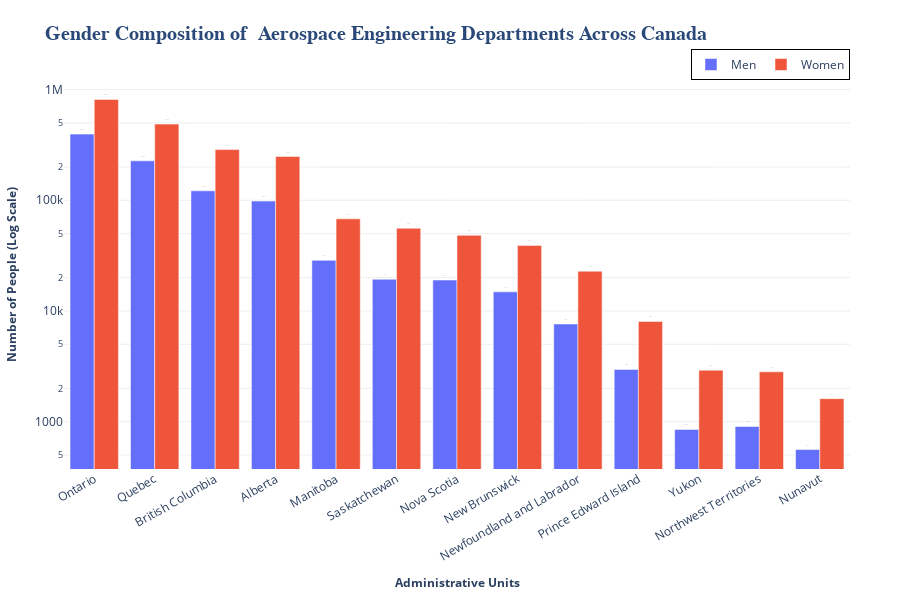

The code cell stored with this chart in its notebook:
### Code cell
fig = px.bar(
    industry,
    x="GEO",
    y="COUNT",
    color="GENDER",
    barmode="group",
    log_y=True,
    template="plotly_white",
    hover_name="GEO",
    hover_data={"GENDER":False,"GEO":False},
)

fig.update_layout(xaxis={"categoryorder": "total descending"})

fig.update_layout(
    xaxis_tickangle=-30,
    xaxis=dict(
        categoryorder="total descending",
        tickangle=-30,
        title="<b>Administrative Units</b>",
        tickfont=dict(size=12),
        title_font=dict(size=12 ),
    ),
    yaxis=dict(
        title="<b>Number of People (Log Scale)</b>",
        tickfont=dict(size=12),
        title_font=dict(size=12),
        showgrid=True,
        gridcolor="rgba(200, 200, 200, 0.3)",
    ),
    height=600,
    margin=dict(l=50, r=50, t=80, b=100),
)

# update Tile
fig.update_layout(
    title=dict(
        text="<b>Gender Composition of  Aerospace Engineering Departments Across Canada</b>",
        font=dict(size=20, family="Arial", color="#2a4978"),
    )
)
fig.update_layout(
    legend=dict(
        orientation="h",
        title=None,
        y=1,
        x=1,
        xanchor="right",
        yanchor="bottom",
    ),
    legend_bordercolor="black",
    legend_borderwidth=1,
)
fig.update_traces(
    textfont_size=1,
    textangle=0,
    textposition="outside",
    cliponaxis=False,
    texttemplate="%{y:.2s}", 
)

fig

### Figure 1 — Plotly figure (JSON) as saved in the notebook; plotly's stock layout.template omitted (floating-point values rounded to 4 significant figures)
{"data": [{"alignmentgroup": "True", "cliponaxis": false, "customdata": [["Men"], ["Men"], ["Men"], ["Men"], ["Men"], ["Men"], ["Men"], ["Men"], ["Men"], ["Men"], ["Men"], ["Men"], ["Men"]], "hovertemplate": "<b>%{hovertext}</b><br><br>COUNT=%{y}<extra></extra>", "hovertext": ["Alberta", "British Columbia", "Manitoba", "New Brunswick", "Newfoundland and Labrador", "Northwest Territories", "Nova Scotia", "Nunavut", "Ontario", "Prince Edward Island", "Quebec", "Saskatchewan", "Yukon"], "legendgroup": "Men", "marker": {"color": "#636efa", "pattern": {"shape": ""}}, "name": "Men", "offsetgroup": "Men", "orientation": "v", "showlegend": true, "textangle": 0, "textfont": {"size": 1}, "textposition": "outside", "texttemplate": "%{y:.2s}", "type": "bar", "x": ["Alberta", "British Columbia", "Manitoba", "New Brunswick", "Newfoundland and Labrador", "Northwest Territories", "Nova Scotia", "Nunavut", "Ontario", "Prince Edward Island", "Quebec", "Saskatchewan", "Yukon"], "xaxis": "x", "y": [98320, 121755, 28670, 14880, 7625, 905, 19025, 560, 396015, 2965, 227215, 19345, 850], "yaxis": "y"}, {"alignmentgroup": "True", "cliponaxis": false, "customdata": [["Women"], ["Women"], ["Women"], ["Women"], ["Women"], ["Women"], ["Women"], ["Women"], ["Women"], ["Women"], ["Women"], ["Women"], ["Women"]], "hovertemplate": "<b>%{hovertext}</b><br><br>COUNT=%{y}<extra></extra>", "hovertext": ["Alberta", "British Columbia", "Manitoba", "New Brunswick", "Newfoundland and Labrador", "Northwest Territories", "Nova Scotia", "Nunavut", "Ontario", "Prince Edward Island", "Quebec", "Saskatchewan", "Yukon"], "legendgroup": "Women", "marker": {"color": "#EF553B", "pattern": {"shape": ""}}, "name": "Women", "offsetgroup": "Women", "orientation": "v", "showlegend": true, "textangle": 0, "textfont": {"size": 1}, "textposition": "outside", "texttemplate": "%{y:.2s}", "type": "bar", "x": ["Alberta", "British Columbia", "Manitoba", "New Brunswick", "Newfoundland and Labrador", "Northwest Territories", "Nova Scotia", "Nunavut", "Ontario", "Prince Edward Island", "Quebec", "Saskatchewan", "Yukon"], "xaxis": "x", "y": [248605, 287075, 67945, 39110, 22885, 2820, 48250, 1615, 814415, 8035, 487910, 55900, 2920], "yaxis": "y"}], "layout": {"barmode": "group", "height": 600, "legend": {"bordercolor": "black", "borderwidth": 1, "orientation": "h", "title": {}, "tracegroupgap": 0, "x": 1, "xanchor": "right", "y": 1, "yanchor": "bottom"}, "margin": {"b": 100, "l": 50, "r": 50, "t": 80}, "title": {"font": {"color": "#2a4978", "family": "Arial", "size": 20}, "text": "<b>Gender Composition of  Aerospace Engineering Departments Across Canada</b>"}, "xaxis": {"anchor": "y", "categoryorder": "total descending", "domain": [0, 1], "tickangle": -30, "tickfont": {"size": 12}, "title": {"font": {"size": 12}, "text": "<b>Administrative Units</b>"}}, "yaxis": {"anchor": "x", "domain": [0, 1], "gridcolor": "rgba(200, 200, 200, 0.3)", "showgrid": true, "tickfont": {"size": 12}, "title": {"font": {"size": 12}, "text": "<b>Number of People (Log Scale)</b>"}, "type": "log"}}}
